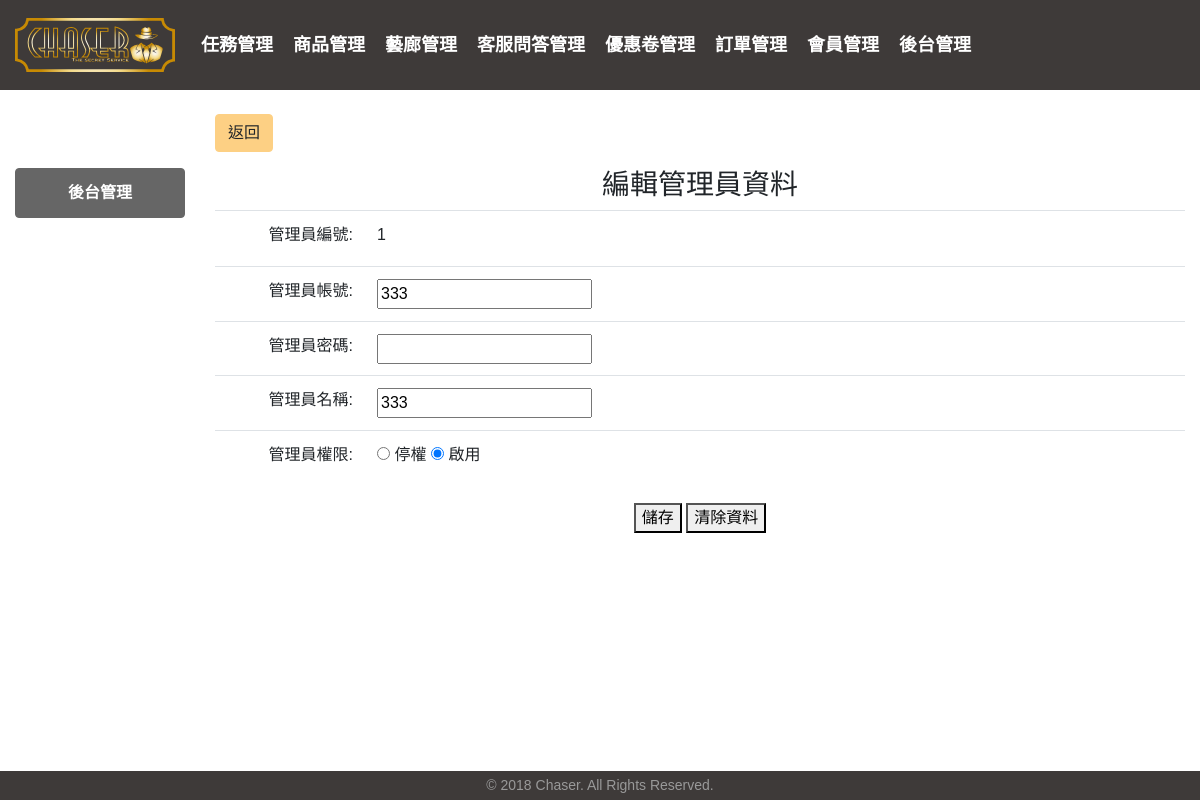
Screenshot of /manager_update.php?id=1 (signed in) with the database file from the repository.
### tables this page shows
CREATE TABLE `manager` (
  `man_id` int(11) UNSIGNED NOT NULL COMMENT '管理員編號',
  `man_account` varchar(50) DEFAULT NULL COMMENT '管理員帳號',
  `man_password` varchar(32) DEFAULT NULL COMMENT '管理員密碼',
  `man_name` varchar(100) DEFAULT NULL COMMENT '管理員名稱',
  `man_admin` tinyint(4) DEFAULT NULL COMMENT '管理員權限'
);

### manager_update.php (the view, shortened to what this page needs)
<?php
    try{
        require_once "connect.php";
        $sqlManager = "SELECT * FROM manager where man_id=:man_id";
        $pdostmManager=$pdo->prepare($sqlManager);
        $pdostmManager->bindValue(":man_id",$_GET["id"]);
        $pdostmManager->execute();
        $responses=$pdostmManager->fetch();
    }catch (PDOException $e) {
        echo "錯誤原因:", $e->getMessage(), "<hr>";
        echo "錯誤行號:", $e->getLine(), "<hr>";
    }
?>
<!DOCTYPE html>
<html lang="zh-tw">
<head>
    <link rel="stylesheet" href="css\bootstrap-scss\bootstrap.css" />
    <link rel="stylesheet" href="https://use.fontawesome.com/releases/v5.6.3/css/all.css">
    <link rel="stylesheet" href="css/backstage/backstage_common.css">
</head>
<body>
    <?php include_once 'backstage_navbar.php'; ?>
    <div class="container-fluid mb-3">
    <div class="row">
        <div class="col-2"></div>
        <div class="col-10">
            <a href="manager_backstage.php" class="btn btn-warning">返回</a>
        </div>
    </div>
    </div>
    <div class="container-fluid pb-5">
        <div class="row">
            <div class="col-2">
                <ul class="list-group text-center">
                    <a href="#"><li class="list-group-item active">後台管理</li></a>
                </ul>
            </div>
            <div class="col-10">
            <h3>編輯管理員資料</h3>
                <form method="post" enctype="multipart/form-data">
                    <table class="table">
                        <tr>
                            <td>管理員編號:</td>
                            <td><label><?php echo $responses['man_id'];?></label></td>
                        <tr>
                        <tr>
                            <td>管理員帳號:</td>
                            <td><input type="text" name="man_account" value="<?php echo $responses['man_account']?>"/></td>
                            <td>管理員密碼:</td>
                            <td><input type="password" name="man_password" required  value=""/></td>
                            <td>管理員名稱:</td>
                            <td><input type="text" name="man_name" required value="<?php echo $responses['man_name']?>"/></td>
                            <td>管理員權限:</td>
                            <td>
                                <label><input type="radio" name="man_admin" value="0" <?php if($responses['man_admin']==0){echo 'checked';}?>/> 停權</label>
                                <label><input type="radio" name="man_admin" value="1" <?php if($responses['man_admin']==1){echo 'checked';}?>/> 啟用</label>
                            </td>
                        </tr>
                    </table>
                    <div class="form-btn">
                    <button type="submit">儲存</button>
                    <button type="reset">清除資料</button>
                    </div>
                </form>
            </div>
        </div>
    </div>
    <footer class="footer">© 2018 Chaser. All Rights Reserved.</footer>
</body>
</html>

### css/backstage/backstage_common.css (style rules this page uses)
html { height: 100%; }
body { font-family: Arial, 'LiHei Pro', 微軟正黑體, "Microsoft JhengHei", sans-serif; position: relative; min-height: 100%; }
.list-group-item { border: 1px solid #3E3A39; color: #3E3A39; font-weight: 700; }
.list-group-item.active { background-color: #666; border-color: #666; color: #fff; }
footer { position: absolute; bottom: 0; left: 0; right: 0; text-align: center; padding: 4px 0; background-color: #3E3A39; color: #999; font-size: 14px; }

### manager_update.php (style rules this page uses)
.table { counter-reset: num; }
h3, .form-btn { text-align: center; display: block; }
table tr td:first-child { text-align: right; width:150px; }

### rows the page displays
manager: man_id "1", man_account "333", man_name "333", man_admin "☐ 停權", man_admin "☑ 啟用"
